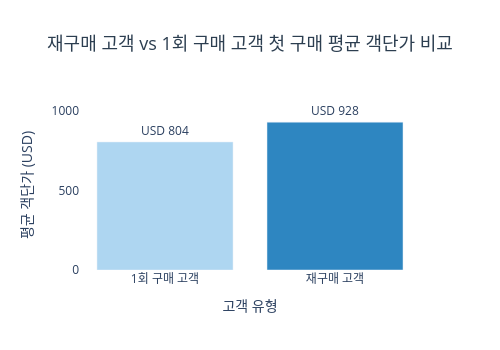

This figure's notebook cell:
### Code cell
fig = go.Figure(go.Bar(
    x=amount_compare['customer_type'],
    y=amount_compare['avg_amount'],
    marker_color=['#AED6F1', '#2E86C1'],
    text=amount_compare['avg_amount'].apply(lambda x: f'USD {x:,.0f}'),
    textposition='outside'
))

fig.update_layout(
    title=dict(
        text='재구매 고객 vs 1회 구매 고객 첫 구매 평균 객단가 비교',
        font=dict(size=18, color='#2c3e50'),
        x=0.5,
        xanchor='center'
    ),
    yaxis=dict(
        title='평균 객단가 (USD)',
        range=[0, amount_compare['avg_amount'].max()*1.15]
    ),
    xaxis=dict(title='고객 유형'),
    plot_bgcolor='white',
    height=350,
    width=500
)

fig.show()

### Figure 1 — Plotly figure (JSON) as saved in the notebook; plotly's stock layout.template omitted (floating-point values rounded to 4 significant figures)
{"data": [{"marker": {"color": ["#AED6F1", "#2E86C1"]}, "text": ["USD 804", "USD 928"], "textposition": "outside", "type": "bar", "x": ["1회 구매 고객", "재구매 고객"], "y": [803.6, 928.1]}], "layout": {"height": 350, "plot_bgcolor": "white", "title": {"font": {"color": "#2c3e50", "size": 18}, "text": "재구매 고객 vs 1회 구매 고객 첫 구매 평균 객단가 비교", "x": 0.5, "xanchor": "center"}, "width": 500, "xaxis": {"title": {"text": "고객 유형"}}, "yaxis": {"range": [0, 1067.0], "title": {"text": "평균 객단가 (USD)"}}}}
